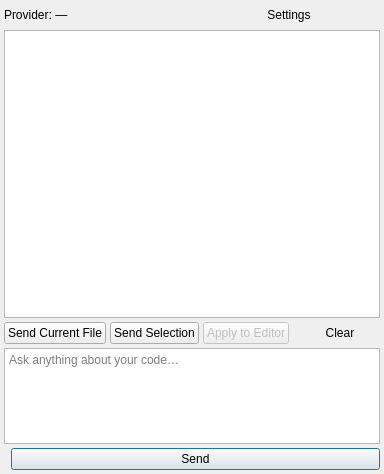
<?xml version="1.0" encoding="UTF-8"?>
<ui version="4.0">
 <class>LLMChatWidgetBase</class>
 <widget class="QWidget" name="LLMChatWidgetBase">
  <property name="windowTitle"><string>AI Assistant</string></property>
  <layout class="QVBoxLayout" name="mainLayout">
   <property name="spacing"><number>4</number></property>
   <property name="margin"><number>4</number></property>

   <!-- Status bar -->
   <item>
    <layout class="QHBoxLayout">
     <item>
      <widget class="QLabel" name="labelStatus">
       <property name="text"><string>Provider: —</string></property>
       <property name="wordWrap"><bool>false</bool></property>
      </widget>
     </item>
     <item>
      <spacer>
       <property name="orientation"><enum>Qt::Horizontal</enum></property>
       <property name="sizeType"><enum>QSizePolicy::Expanding</enum></property>
      </spacer>
     </item>
     <item>
      <widget class="QPushButton" name="btnSettings">
       <property name="text"><string>Settings</string></property>
       <property name="flat"><bool>true</bool></property>
       <property name="maximumWidth"><number>80</number></property>
      </widget>
     </item>
    </layout>
   </item>

   <!-- Chat history -->
   <item>
    <widget class="QTextBrowser" name="chatHistory">
     <property name="openExternalLinks"><bool>true</bool></property>
     <property name="sizePolicy">
      <sizepolicy hsizetype="Expanding" vsizetype="Expanding">
       <horstretch>0</horstretch><verstretch>3</verstretch>
      </sizepolicy>
     </property>
    </widget>
   </item>

   <!-- Context buttons -->
   <item>
    <layout class="QHBoxLayout">
     <item>
      <widget class="QPushButton" name="btnSendFile">
       <property name="text"><string>Send Current File</string></property>
      </widget>
     </item>
     <item>
      <widget class="QPushButton" name="btnSendSelection">
       <property name="text"><string>Send Selection</string></property>
      </widget>
     </item>
     <item>
      <widget class="QPushButton" name="btnApply">
       <property name="text"><string>Apply to Editor</string></property>
       <property name="enabled"><bool>false</bool></property>
      </widget>
     </item>
     <item>
      <spacer>
       <property name="orientation"><enum>Qt::Horizontal</enum></property>
       <property name="sizeType"><enum>QSizePolicy::Expanding</enum></property>
      </spacer>
     </item>
     <item>
      <widget class="QPushButton" name="btnClear">
       <property name="text"><string>Clear</string></property>
       <property name="flat"><bool>true</bool></property>
      </widget>
     </item>
    </layout>
   </item>

   <!-- Input area -->
   <item>
    <widget class="QPlainTextEdit" name="inputEdit">
     <property name="placeholderText"><string>Ask anything about your code…</string></property>
     <property name="sizePolicy">
      <sizepolicy hsizetype="Expanding" vsizetype="Preferred">
       <horstretch>0</horstretch><verstretch>1</verstretch>
      </sizepolicy>
     </property>
     <property name="maximumHeight"><number>120</number></property>
    </widget>
   </item>

   <!-- Send row -->
   <item>
    <layout class="QHBoxLayout">
     <item>
      <spacer>
       <property name="orientation"><enum>Qt::Horizontal</enum></property>
       <property name="sizeType"><enum>QSizePolicy::Expanding</enum></property>
      </spacer>
     </item>
     <item>
      <widget class="QPushButton" name="btnSend">
       <property name="text"><string>Send</string></property>
       <property name="default"><bool>true</bool></property>
      </widget>
     </item>
    </layout>
   </item>

  </layout>
 </widget>
</ui>
